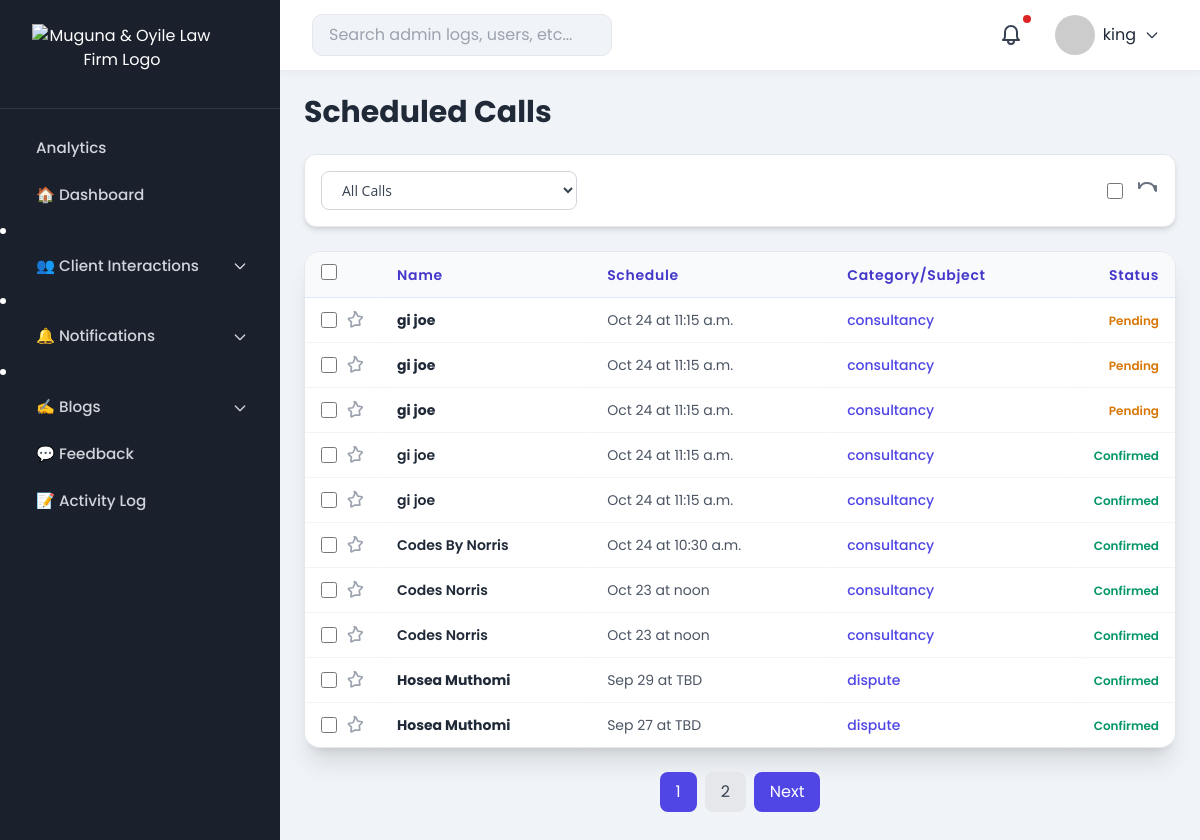
/admin-dashboard/calls/ (signed in), run on an earlier commit of the app's database.
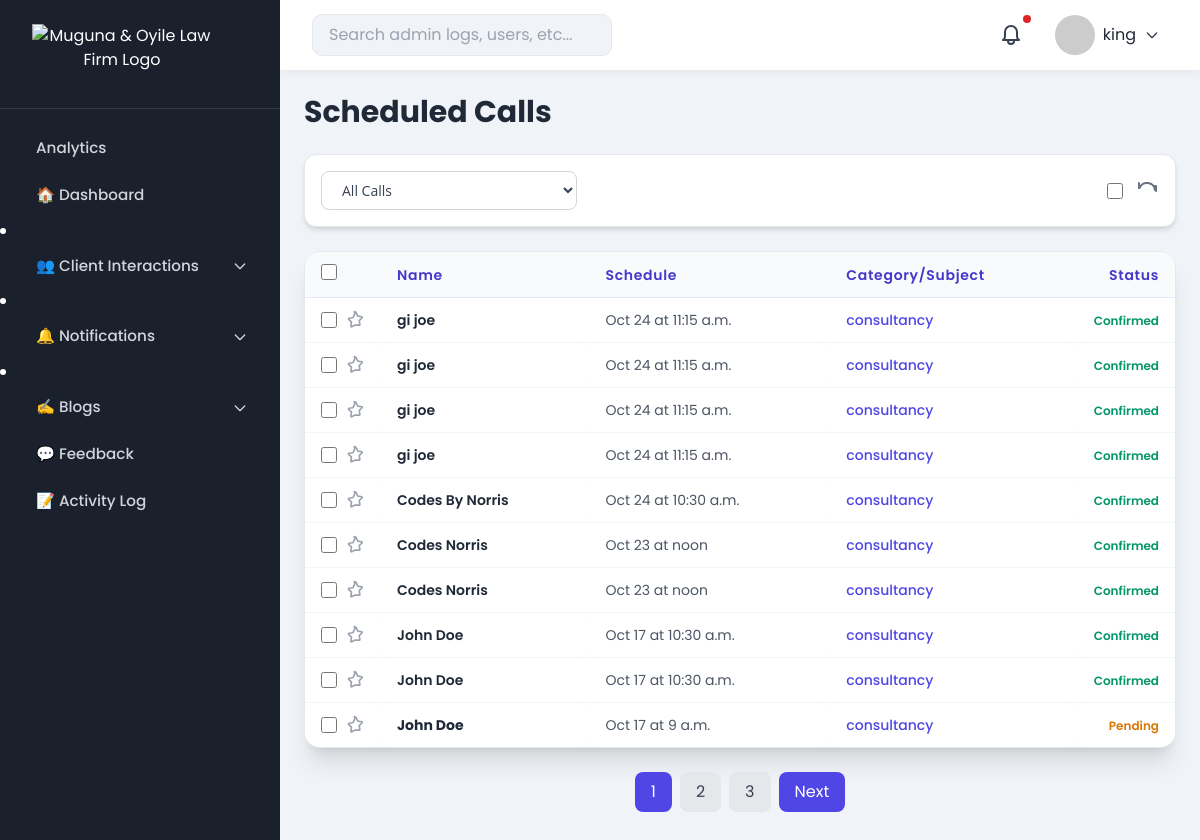
And on a later commit of the database.
### advocates/models.py (models this page shows, shortened)
class ScheduledCall(models.Model):
    first_name = models.CharField(max_length=50)
    last_name = models.CharField(max_length=50)
    email = models.EmailField()
    phone_number = models.CharField(max_length=20)
    subject = models.CharField(max_length=50, choices=LEGAL_SERVICES)
    date = models.DateField()
    time_slot = models.TimeField()
    is_confirmed = models.BooleanField(default=False)
    is_read = models.BooleanField(default=False)
    is_red_flag = models.BooleanField(default=False)
    created_at = models.DateTimeField(auto_now_add=True)
    reminder_sent = models.BooleanField(default=False)
    class Meta:
        ordering = ["-created_at"]

### advocates/admin_views.py (the view)
# urls.py: path('admin-dashboard/calls/', admin_views.scheduled_calls_admin, name='admin_dashboard_calls'),
@login_required
@user_passes_test(admin_required)
def scheduled_calls_admin(request):
    status_filter = request.GET.get('status', '')
    calls = ScheduledCall.objects.order_by('-date', '-time_slot')
    if status_filter == 'confirmed':
        calls = calls.filter(is_confirmed=True)
    elif status_filter == 'pending':
        calls = calls.filter(is_confirmed=False)
    paginator = Paginator(calls, 10)  # Show 10 calls per page
    page_number = request.GET.get('page', 1)  # Default to page 1
    page_obj = paginator.get_page(page_number)
    return render(request, "admin_dashboard/scheduled_calls.html", {
        "calls": page_obj,
        "selected_status": status_filter,  # For dropdown persistence
    })

### advocates/admin_views.py (called while the page is built)
def admin_required(user):
    return user.is_staff or user.is_superuser

### advocates/context_processors.py (called while the page is built)
def admin_context(request):
    if request.user.is_authenticated:
        red_flags = ContactMessage.objects.filter(is_red_flag=True).count()
        unread_messages = ContactMessage.objects.filter(is_read=False).count()
        unread_calls = ScheduledCall.objects.filter(is_read=False).count()
        total_notifications = unread_messages + unread_calls
        return {
            "admin_name": request.user.get_full_name() or request.user.username,
            "red_flag_count": red_flags,
            "total_notifications": total_notifications,
        }
    return {}

### advocates/templates/admin_dashboard/scheduled_calls.html (shortened to what the changed rows need)
{% extends "admin_dashboard/base_admin.html" %}
{% load static %}
{% block dashboard_content %}
<div class="p-4 sm:p-6">
    <h1 class="text-2xl sm:text-3xl font-bold mb-6 text-gray-800 font-header">Scheduled Calls</h1>
    <div class="overflow-x-auto border border-gray-200 rounded-2xl shadow-2xl bg-white">
        <table class="min-w-[800px] w-full table-auto border-collapse">
            <thead class="bg-indigo-50 border-b border-indigo-100">
                <tr>
                    <th class="px-4 py-3 text-left font-semibold text-indigo-700 tracking-wider text-sm w-12 sm:w-16">
                        <input type="checkbox" id="selectAll" class="h-4 w-4 text-indigo-600 border-gray-300 rounded focus:ring-indigo-500">
                    </th>
                    <th class="px-4 py-3 text-left font-semibold text-indigo-700 tracking-wider text-sm">Name</th>
                    <th class="px-4 py-3 text-left font-semibold text-indigo-700 tracking-wider text-sm">Schedule</th>
                    <th class="px-4 py-3 text-left font-semibold text-indigo-700 tracking-wider text-sm">Category/Subject</th>
                    <th class="px-4 py-3 text-right font-semibold text-indigo-700 tracking-wider text-sm w-20 sm:w-24">Status</th>
                </tr>
            </thead>
            <tbody class="divide-y divide-gray-100">
                {% for call in calls %}
                <tr class="message-row hover:bg-indigo-50/30 transition-colors duration-150 {% if not call.is_read %}bg-blue-50{% endif %}"
                    data-call-id="{{ call.id }}"
                    data-first-name="{{ call.first_name }}"
                    data-last-name="{{ call.last_name }}"
                    data-email="{{ call.email }}"
                    data-phone="{{ call.phone_number }}"
                    data-subject="{{ call.subject }}"
                    data-date="{{ call.date|date:'M d, Y' }}"
                    data-time="{{ call.time_slot|default:'N/A' }}"
                    data-confirmed="{{ call.is_confirmed|yesno:'Yes,No' }}">
                    <td class="px-4 py-3 text-center">
                        <div class="flex items-center space-x-2">
                            <input type="checkbox" class="h-4 w-4 text-indigo-600 border-gray-300 rounded focus:ring-indigo-500 call-checkbox">
                            <svg class="w-5 h-5 {% if call.is_starred %}text-yellow-500{% else %}text-gray-400 hover:text-yellow-500{% endif %} transition-colors star-icon"
                                fill="{% if call.is_starred %}currentColor{% else %}none{% endif %}" stroke="currentColor" viewBox="0 0 24 24">
                                <path stroke-linecap="round" stroke-linejoin="round" stroke-width="2"
                                    d="M11.049 2.152A.75.75 0 0112 2.25c.54 0 1.059.324 1.309.854l1.83 3.868a.75.75 0 00.56.439l4.385.637a.75.75 0 01.417 1.27l-3.17 3.093a.75.75 0 00-.215.688l.75 4.363a.75.75 0 01-1.082.784L12 18.017l-3.921 2.067a.75.75 0 01-1.082-.784l.75-4.363a.75.75 0 00-.215-.688l-3.17-3.093a.75.75 0 01.417-1.27l4.385-.637a.75.75 0 00.56-.439l1.83-3.868a.75.75 0 01.309-.854z"></path>
                            </svg>
                        </div>
                    </td>
                    <td class="px-4 py-3 text-sm font-semibold text-gray-800 {% if not call.is_read %}font-bold{% endif %}">{{ call.first_name }} {{ call.last_name }}</td>
                    <td class="px-4 py-3 text-sm text-gray-600">{{ call.date|date:"M d" }} at {{ call.time_slot|default:'TBD' }}</td>
                    <td class="px-4 py-3 text-sm font-medium text-indigo-600">{{ call.subject }}</td>
                    <td class="px-4 py-3 text-sm text-gray-500 text-right relative">
                        <div class="date-column transition-opacity duration-150">
                            {% if call.is_confirmed %}
                                <span class="text-xs font-semibold text-green-600">Confirmed</span>
                            {% else %}
                                <span class="text-xs font-semibold text-yellow-600">Pending</span>
                            {% endif %}
                        </div>
                    </td>
                </tr>
                {% empty %}
                <tr>
                    <td colspan="5" class="px-4 py-10 text-center text-gray-500 font-content">No scheduled calls{% if selected_status %} ({{ selected_status|capfirst }}){% endif %}.</td>
                </tr>
                {% endfor %}
            </tbody>
        </table>
    </div>
    {% if calls.has_other_pages %}
    <div class="mt-6 flex justify-center">
        <nav class="inline-flex space-x-2" aria-label="Pagination">
            {% for num in calls.paginator.page_range %}
            <a href="?page={{ num }}{% if selected_status %}&status={{ selected_status|urlencode }}{% endif %}" class="{% if calls.number == num %}bg-indigo-600 text-white{% else %}bg-gray-200 text-gray-700 hover:bg-gray-300{% endif %} px-4 py-2 rounded-lg transition-colors">{{ num }}</a>
            {% endfor %}
            {% if calls.has_next %}
            <a href="?page={{ calls.next_page_number }}{% if selected_status %}&status={{ selected_status|urlencode }}{% endif %}" class="px-4 py-2 bg-indigo-600 text-white rounded-lg hover:bg-indigo-700 transition-colors">Next</a>
            {% endif %}
        </nav>
    </div>
    {% endif %}
</div>
{% endblock %}

What changed in the data, as far as the page shows it:
removed ScheduledCall: first_name "gi", last_name "joe", date "Oct 24", time_slot "11:15 a.m.", subject "consultancy", is_confirmed "Pending", is_read False (drawn)
no longer on this page (row unchanged): ScheduledCall: first_name "Hosea", last_name "Muthomi", date "Sep 29", time_slot "TBD", subject "dispute", is_confirmed "Confirmed", is_read False (drawn)
no longer on this page (row unchanged): ScheduledCall: first_name "Hosea", last_name "Muthomi", date "Sep 27", time_slot "TBD", subject "dispute", is_confirmed "Confirmed", is_read False (drawn)
changed ScheduledCall (number 1 of 10 on the later page): is_read False → True (drawn); is_confirmed "Pending" → "Confirmed"
changed ScheduledCall (number 2 of 10 on the later page): is_read False → True (drawn); is_confirmed "Pending" → "Confirmed"
added ScheduledCall: first_name "John", last_name "Doe", date "Oct 17", time_slot "10:30 a.m.", subject "consultancy", is_confirmed "Confirmed"
added ScheduledCall: first_name "John", last_name "Doe", date "Oct 17", time_slot "10:30 a.m.", subject "consultancy", is_confirmed "Confirmed"
added ScheduledCall: first_name "John", last_name "Doe", date "Oct 17", time_slot "9 a.m.", subject "consultancy", is_confirmed "Pending", is_read False (drawn)
Also different on the page:
new list line: "3"
